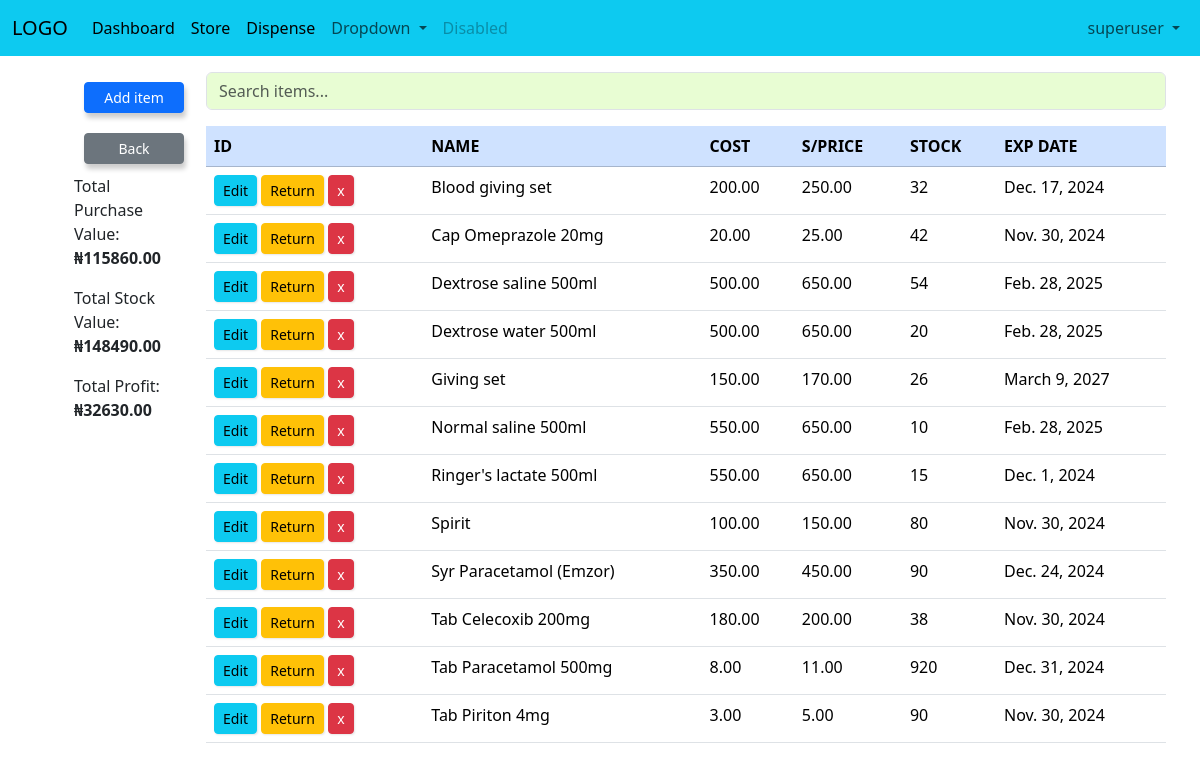
The page /store/ (signed in) on the database its author committed.
### app/models.py (models this page shows, shortened)
class Item(models.Model):
    name = models.CharField(max_length=100)
    cost = models.DecimalField(max_digits=10, decimal_places=2, default=0)
    price = models.DecimalField(max_digits=10, decimal_places=2,)
    stock_quantity = models.IntegerField()
    exp_date = models.DateField()

### app/views.py (the view)
# urls.py: path('store/', views.store, name='store'),
@login_required
def store(request):
    items = Item.objects.all().order_by('name')
    total_purchase_value = sum(item.cost * item.stock_quantity for item in items)
    total_stock_value = sum(item.price * item.stock_quantity for item in items)
    total_profit = total_stock_value - total_purchase_value
    context = {
        'items': items,
        'total_purchase_value': total_purchase_value,
        'total_stock_value': total_stock_value,
        'total_profit': total_profit,
    }
    return render(request, 'store.html', context)

### app/templates/store.html (shortened to what this page needs)
{% extends 'base.html' %}
{% block content %}
<div class="container">
    <div class="side-nav">
        <a class="btn btn-primary btn-sm" data-bs-toggle="modal" data-bs-target="#addItemModal" type="button">Add
            item</a>
        <a class="btn btn-secondary btn-sm" href="{{ request.META.HTTP_REFERER }}">Back</a>
        {% if request.user.is_superuser %}
        <p>Total Purchase Value: <strong>₦{{ total_purchase_value }}</strong></p>
        <p>Total Stock Value: <strong>₦{{ total_stock_value }}</strong></p>
        <p>Total Profit: <strong>₦{{ total_profit }}</strong></p>
        {% endif %}
    </div>
    <div class="col-md-8 offset-4">
        <input type="text" class="form-control mb-3" hx-get="{% url 'search_item' %}"
            hx-trigger="keyup changed delay:300ms" hx-target="#item-list" placeholder="Search items..." name="search"
            style="background-color: rgb(232, 253, 211);">
        <table class="table table-hover">
            <thead class="table-primary">
                <tr>
                    <th scope="col">ID</th>
                    <th scope="col">NAME</th>
                    {% if user.is_superuser %}
                    <th scope="col">COST</th>
                    {% endif %}
                    <th scope="col">S/PRICE</th>
                    <th scope="col">STOCK</th>
                    <th scope="col">EXP DATE</th>
                </tr>
            </thead>
            <tbody id="item-list">
                {% for item in items %}
                <tr>
                    <td>
                        <a class="btn btn-sm btn-info" data-bs-toggle="modal" data-bs-target="#editItemModal"
                            hx-get="{% url 'edit_item' item.id %}" hx-target="#editItemModal .modal-content">Edit</a>
                        <a class="btn btn-sm btn-warning" data-bs-toggle="modal" data-bs-target="#returnItemModal"
                            hx-get="{% url 'return_item' item.id %}"
                            hx-target="#returnItemModal .modal-content">Return</a>
                        <a href="{% url 'delete_item' item.id %}"
                            onclick="return confirm('Are you sure you want to delete {{item.name|title}} from Store?')"
                            class="btn btn-sm btn-danger">x</a>
                    </td>
                    <td>{{item.name}}</td>
                    {% if user.is_superuser %}
                    <td>{{item.cost}}</td>
                    {% endif %}
                    <td>{{item.price}}</td>
                    <td>{{item.stock_quantity}}</td>
                    <td>{{item.exp_date}}</td>
                </tr>
                {% endfor %}
            </tbody>
        </table>
    </div>
</div>
{% endblock %}

### app/templates/navbar.html (shortened to what this page needs)
<nav class="navbar navbar-expand-lg navbar-light bg-info">
    <div class="container-fluid">
        <a class="navbar-brand" href="#">LOGO</a>
        <div class="collapse navbar-collapse" id="navbarSupportedContent">
            <ul class="navbar-nav me-auto mb-2 mb-lg-0">
                <li class="nav-item">
                    <a class="nav-link active" aria-current="page" href="{% url 'dashboard' %}">Dashboard</a>
                </li>
                <li class="nav-item">
                    <a class="nav-link active" aria-current="page" href="{% url 'store' %}">Store</a>
                </li>
                <li class="nav-item">
                    <a class="nav-link active" href="{% url 'cart' %}">Dispense</a>
                </li>
                <li class="nav-item dropdown">
                    <a class="nav-link dropdown-toggle" href="#" id="navbarDropdown" role="button"
                        data-bs-toggle="dropdown" aria-expanded="false">
                        Dropdown
                    </a>
                </li>
                <li class="nav-item">
                    <a class="nav-link disabled" href="#" tabindex="-1" aria-disabled="true">Disabled</a>
                </li>
            </ul>
            <ul class="navbar-nav mb-2 mb-lg-0 ms-auto">
                {% if user.is_authenticated %}
                <li class="nav-item dropdown">
                    <a class="nav-link dropdown-toggle" href="#" role="button" data-bs-toggle="dropdown"
                        aria-expanded="false">
                        {{ user.username }}
                    </a>
                </li>
                {% else %}
                <li class="nav-item">
                    <a class="nav-link" href="{% url 'index' %}">Login</a>
                </li>
                {% endif %}
            </ul>
        </div>
    </div>
</nav>

### app/templates/store.html (style rules this page uses)
.container { display: grid; grid-template-columns: 1fr 2fr; margin-top: 1em; }
.col-md-8 { width: 60em; margin-left: 2em; }
.col-md-8 button, .col-md-8 a { box-shadow: 1px 1px 2px rgba(0, 0, 0, 0.1); }
.side-nav { width: 100px; position: sticky; top: 50px; height: calc(100vh - 50px); margin-left: 2em; }
.side-nav button, .side-nav a { margin: 10px; width: 100px; box-shadow: 2px 5px 5px rgba(0, 0, 0, 0.2); }

### rows shown on the page
Item: name "Blood giving set", cost "200.00", price "250.00", stock_quantity "32", exp_date "Dec. 17, 2024"
Item: name "Cap Omeprazole 20mg", cost "20.00", price "25.00", stock_quantity "42", exp_date "Nov. 30, 2024"
Item: name "Dextrose saline 500ml", cost "500.00", price "650.00", stock_quantity "54", exp_date "Feb. 28, 2025"
Item: name "Dextrose water 500ml", cost "500.00", price "650.00", stock_quantity "20", exp_date "Feb. 28, 2025"
Item: name "Giving set", cost "150.00", price "170.00", stock_quantity "26", exp_date "March 9, 2027"
Item: name "Normal saline 500ml", cost "550.00", price "650.00", stock_quantity "10", exp_date "Feb. 28, 2025"
Item: name "Ringer's lactate 500ml", cost "550.00", price "650.00", stock_quantity "15", exp_date "Dec. 1, 2024"
Item: name "Spirit", cost "100.00", price "150.00", stock_quantity "80", exp_date "Nov. 30, 2024"
Item: name "Syr Paracetamol (Emzor)", cost "350.00", price "450.00", stock_quantity "90", exp_date "Dec. 24, 2024"
Item: name "Tab Celecoxib 200mg", cost "180.00", price "200.00", stock_quantity "38", exp_date "Nov. 30, 2024"
Item: name "Tab Paracetamol 500mg", cost "8.00", price "11.00", stock_quantity "920", exp_date "Dec. 31, 2024"
Item: name "Tab Piriton 4mg", cost "3.00", price "5.00", stock_quantity "90", exp_date "Nov. 30, 2024"

### other values the page prints
{{ user.username }} "superuser"
{{ total_purchase_value }} "115860.00"
{{ total_stock_value }} "148490.00"
{{ total_profit }} "32630.00"
